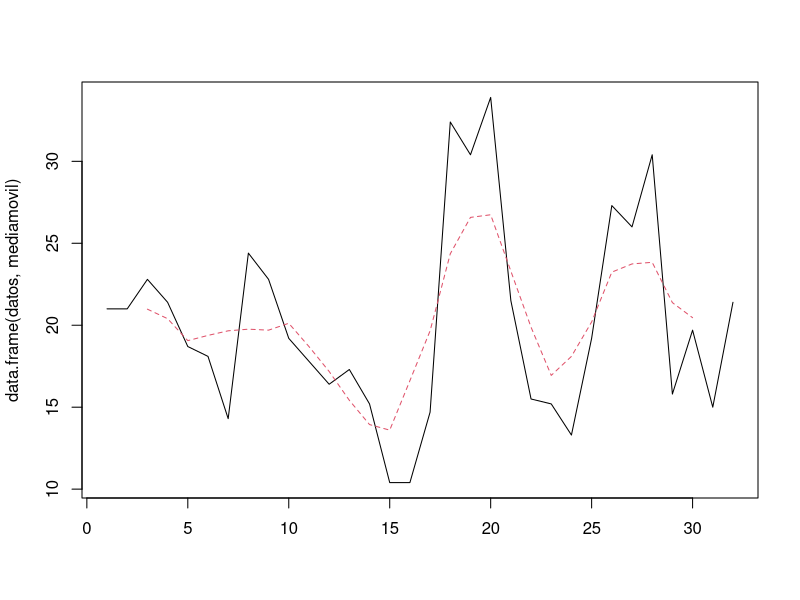
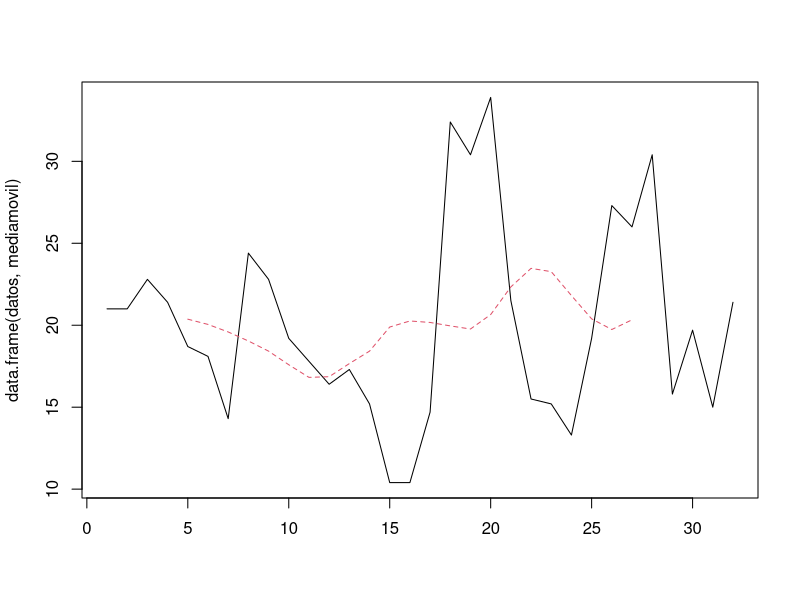
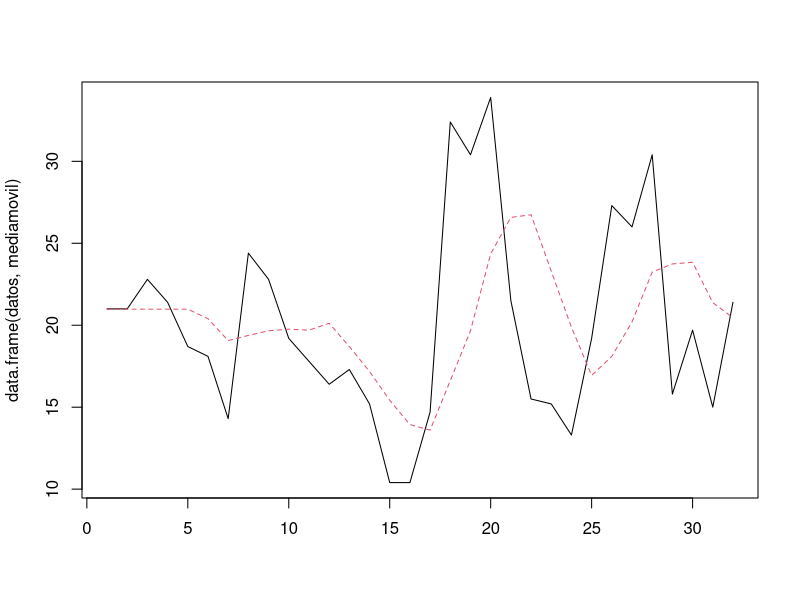

Write the R code that produced these figures, in order.
################### moving average using stats::filter #######################
# this is a centered moving average (sides=2, see help(filter))
ma <- function(x,n=5){stats::filter(x, rep(1 / n, n), method="convolution", sides=2)}

datos <- mtcars$mpg

mediamovil <- ma(datos)
matplot(data.frame(datos, mediamovil), type="l")

mediamovil <- ma(datos,n=10)
matplot(data.frame(datos, mediamovil), type="l")

# how stats::filter works
coef1 <- 2
coef2 <- 2
x <- c(1:5)
stats::filter(x,c(coef1, coef2))
# 6 10 14 18 NA
# that is:
x[1]*coef1+x[2]*coef2
x[2]*coef1+x[3]*coef2
x[3]*coef1+x[4]*coef2
x[4]*coef1+x[5]*coef2
x[5]*coef1+x[6]*coef2

################### moving average using loops #######################
# note: this is not a centered moving average
# it is build upon the last number of the window
movAvg <- function(x,width,inputConstant=FALSE){
  lx <- length(x)
  result <- c()
  while(TRUE){
    w <- tail(x,width)
    if(length(w)<width){break}
    result <- c(result,mean(w))
    x <- head(x,-1)
  }
  result <- rev(result)
  if(inputConstant){
    lxr <- lx-length(result)
    if(lxr>0){
      result <- c(rep(result[1],lxr),result)
    }
  }
  return(result)
}

mediamovil <- movAvg(datos, 5, inputConstant=TRUE)

matplot(data.frame(datos, mediamovil), type="l")


